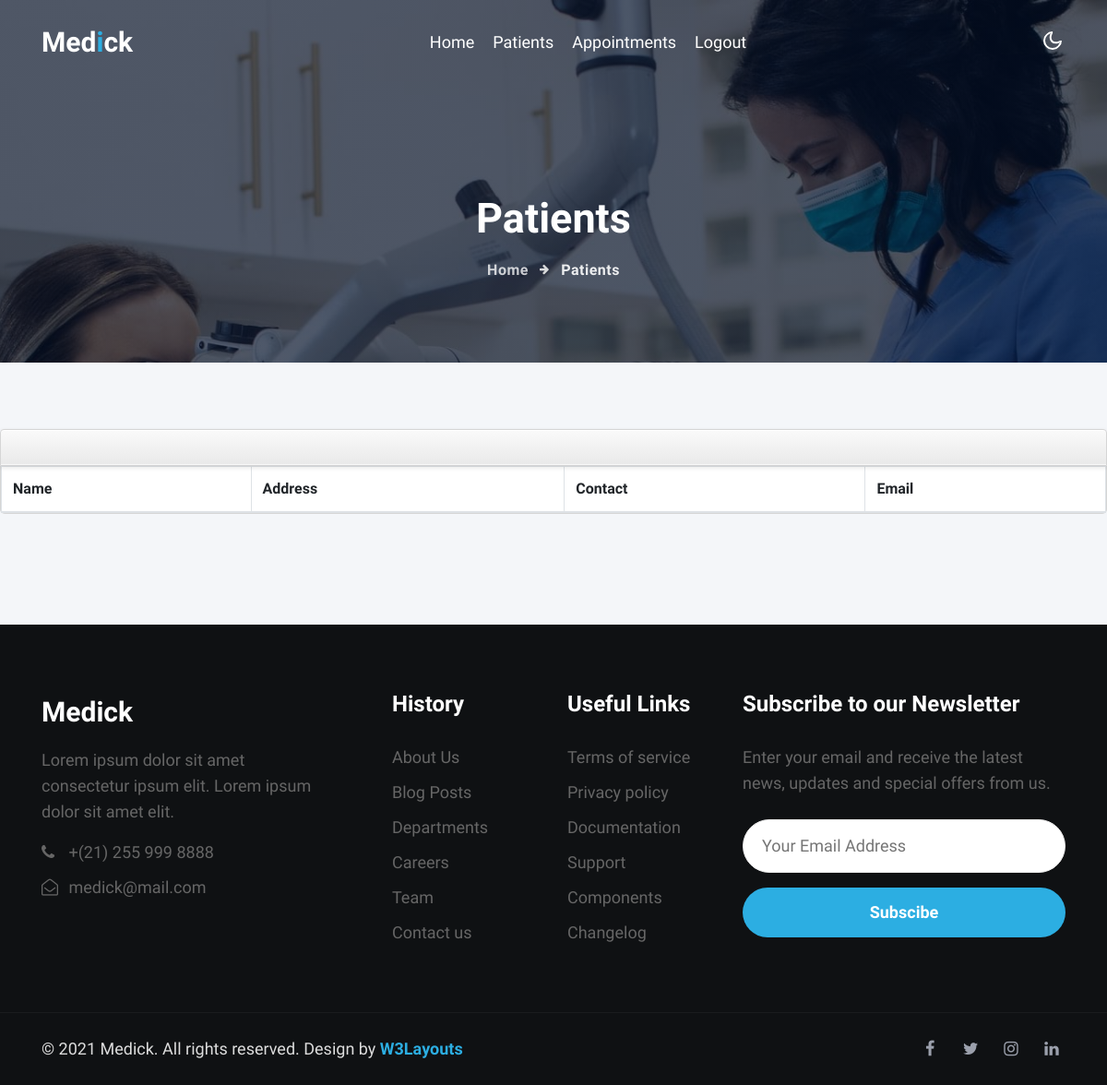
Before: /viewpatient_for_Dr with the older database file.
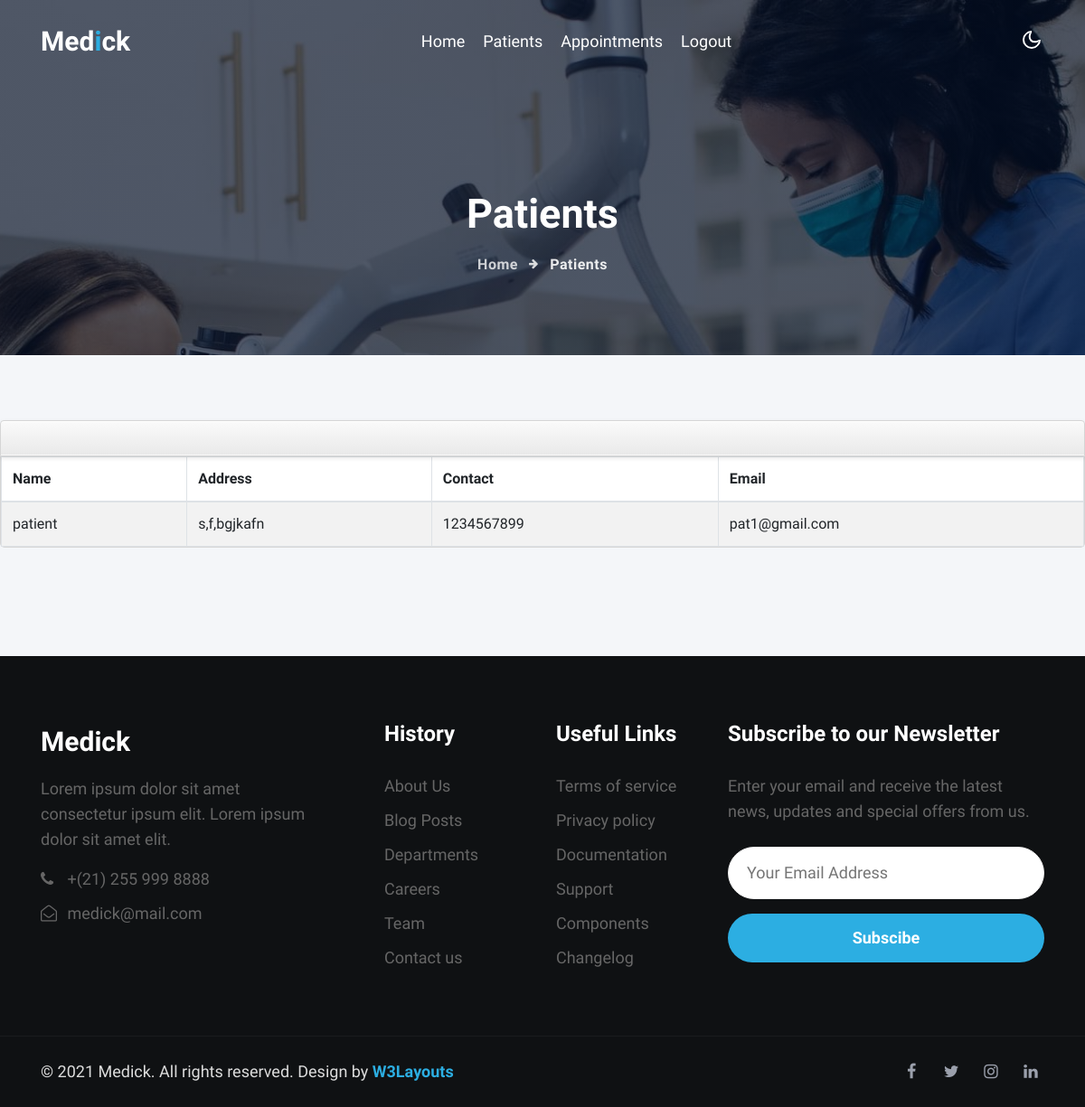
After: the same page with the newer database file.
### heart_prob/models.py (models this page shows, shortened)
class registration(db.Model, UserMixin):
    id=db.Column(db.Integer, primary_key=True)
    lid=db.Column(db.String(80))
    name = db.Column(db.String(80))
    address= db.Column(db.String (80))
    age= db.Column(db.String (80))
    gender= db.Column(db.String (80))
    email= db.Column(db.String(80))
    number= db.Column(db.String (10))
    password = db.Column(db.String(80))
    usertype = db.Column(db.String(80))
    Specialisation=db.Column(db.String(80))
    Qualification=db.Column(db.String(80))
    Image=db.Column(db.String(80))

### heart_prob/routes.py (the view)
@login_required
@app.route('/viewpatient_for_Dr',methods=["GET","POST"])
def viewpatientDr():
    obj = registration.query.filter_by(usertype="patient").all()
    return render_template("viewpatient_for_Dr.html",obj=obj)

### heart_prob/templates/viewpatient_for_Dr.html (shortened to what this page needs)
{%extends 'Dr_layout.html'%}
{%block content%}
<div class="breadcrumb-bg w3l-inner-page-breadcrumb py-5">
	<div class="container pt-lg-5 pt-md-3 p-lg-4 pb-md-3 my-lg-3">
	  <h2 class="title pt-5">Patients</h2>
	  <ul class="breadcrumbs-custom-path mt-3 text-center">
		<li><a href="/Drpage/{{current_user.id}}">Home</a></li>
		<li class="active"><span class="fa fa-arrow-right mx-2" aria-hidden="true"></span>  Patients </li>
	  </ul>
	</div>
  </div>
<br><br><br>
<div class="span7">
<div class="widget stacked widget-table action-table">
				<div class="widget-header">
				</div>
				<div class="widget-content">
					<table class="table table-striped table-bordered">
						<thead>
							<tr>
								<th>Name</th>
                                <th>Address</th>
                                <th>Contact</th>
								<th>Email</th>
							</tr>
						</thead>
						<tbody>
                            {% for  i in obj %}
							<tr>
								<td>{{i.name}}</td>
                                <td>{{i.address}}</td>
                                <td>{{i.number}}</td>
								<td>{{i.email}}</td>
                            </tr>
                              {%endfor%}
					        </tbody>
						</table>
				</div>
			</div>
            </div>
<br>
<br>
{%endblock%}

Changed rows visible on the page:
added registration: name "patient", address "s,f,bgjkafn", number "1234567899", email "pat1@gmail.com"
